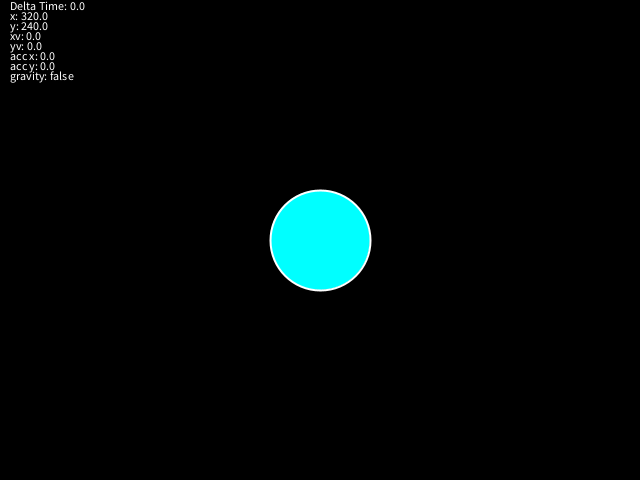
Frame 1 (no input)
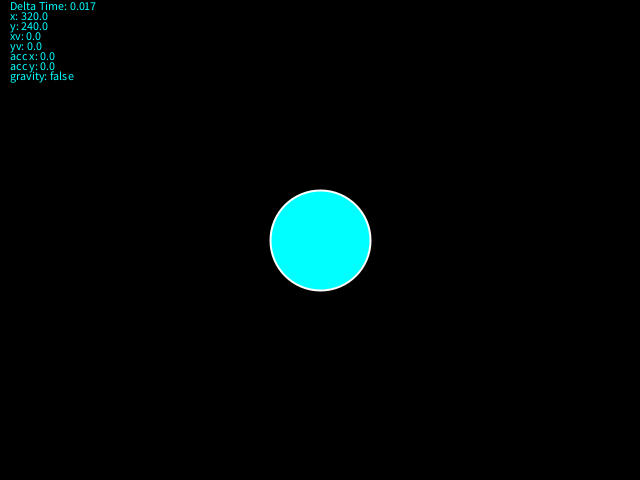
Frame 60 (the mouse pressed at the canvas centre just before this capture)
Frame 120 (the mouse held since frame 60 and released just before this capture): identical to frame 60, image omitted

The Processing sketch that drew these frames (run headless with seeded random() and noise(); from frame 60 on, the mouse is pressed at the canvas centre):

// Processing sketch: InputMovement_4
// ── InputMovement_4.pde
character man;
float lastTime;
boolean[] keys;
boolean gravity;

void setup () {
	size(640, 480);
	man = new character();
	lastTime = millis();
	keys = new boolean[5];
  	keys[0] = false;
  	keys[1] = false;
  	keys[2] = false;
  	keys[3] = false;
  	gravity = false;
}

void draw () {
	long now = millis();
	float delta_t = (now - lastTime) / 1000;
	lastTime = now;
	background(0);
	strokeWeight(3);
	stroke(255);
	text("Delta Time: " + delta_t, 10, 10);
	text("x: " + man.pos.x, 10, 20);
	text("y: " + man.pos.y, 10, 30);
	text("xv: " + man.vel.x, 10, 40);
	text("yv: " + man.vel.y, 10, 50);
	text("acc x: " + man.acc.x, 10, 60);
	text("acc y: " + man.acc.y, 10, 70);
	text("gravity: " + gravity, 10, 80);

	man.transform(delta_t);
	man.checkCollision();
	man.draw(delta_t);

	getInput();
}

void getInput() {
	if (keys[0] == true) man.acc.x += 300; 
	if (keys[1] == true) man.acc.x -= 300; 
	if (keys[2] == true) man.acc.y += 300;
	if (keys[3] == true) man.acc.y -= 300; 	
}

void keyPressed()
{
  if (keyCode == RIGHT) keys[0] = true;
  if (keyCode == LEFT) keys[1] = true;
  if (keyCode == DOWN) keys[2] = true;
  if (keyCode == UP) keys[3] = true;
}

void keyReleased()
{
  if (keyCode == RIGHT) keys[0] = false;
  if (keyCode == LEFT) keys[1] = false;
  if (keyCode == DOWN) keys[2] = false;
  if (keyCode == UP) keys[3] = false;
  if (key == 'g') gravity = !gravity; //keys[4] = false;
} 



class character {
	PVector pos, vel, acc, drag;

	character () {
		pos = new PVector(320, 240);
		vel = new PVector(0, 0);
		acc = new PVector(0, 0);
		drag = new PVector(0, 0);
	}

	void draw(float delta_t) {
		int ellipseX = 100, ellipseY = 100;
		if (pos.y > (480 - ellipseY/2)) {
			ellipseY = (480 - (int)pos.y) * 2;
			ellipseX = ((int)pos.y - (480 - (100 / 2))) * 2 + 100;
			float elasticity = 1000 * (pos.y - 440);
			acc.y -= elasticity * delta_t;
		}
		stroke(255, 255, 255);
		strokeWeight(2);
		fill(0, 255, 255);
		ellipse(pos.x, pos.y, ellipseX, ellipseY);
	}
	
	void checkCollision() {
		if (pos.x < -50)
			pos.x = 590;
		if (pos.x > 690)
			pos.x = 50;
		if (pos.y >= 440) {
			pos.y = 440;
			acc.y = 0;
			vel.y = -vel.y * 0.3;		
		}
		if (pos.y < 50) {
			pos.y = 50;
			acc.y = 0;			
			vel.y = 0;
		}

		if (pos.x < 50 && pos.x > -50) {
			stroke(255, 255, 255);
			strokeWeight(2);
			fill(0, 255, 255);
			ellipse(640 + pos.x, pos.y, 100, 100);
		} 
		if (pos.x > 590 && pos.x < 690) {
			stroke(255, 255, 255);
			strokeWeight(2);
			fill(0, 255, 255);
			ellipse(pos.x - 640, pos.y, 100, 100);
		}
	}

	void transform(float delta_t) {
		drag.x = -vel.x * 0.4;
		drag.y = -vel.y * 0.4;
		
		vel.x += (acc.x * delta_t) + (drag.x * delta_t);
		vel.y += (acc.y * delta_t) + (drag.y * delta_t);

		if (abs(vel.x) < 4) vel.x = 0;
		if (abs(vel.y) < 4) vel.y = 0;

		pos.x += vel.x * delta_t;
		pos.y += vel.y * delta_t;

		acc.x = 0;
		if (gravity == false) {
			acc.y = 0;
		} else {
			acc.y += 16000 * delta_t;
		}
	}
}
